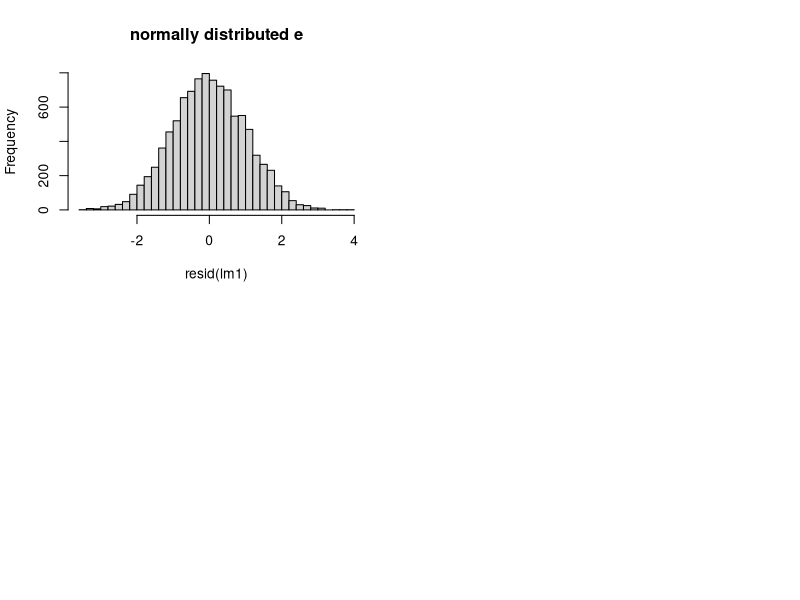

This chart was generated by the following R code: (Note: this script raises an error after producing the figure.)
pdf('Figs/normality.pdf')
par(mfrow=c(2,2))
#--- normality satisfied
x <- rchisq(10000,2) # let it be clear that x need NOT be normally distributed, and neither does y!
y <- x + rnorm(10000)
lm1 <- lm(y ~ x)
hist(resid(lm1), main='normally distributed e', breaks=30)
qqPlot(resid(lm1), main='normally distributed e')

#--- normality violated
x <- rnorm(1000)
y <- x + rchisq(1000,df = 2)
hist(resid(lm1), main='chisq distributed e', breaks=30)
lm1 <- lm(y ~ x)
qqPlot(resid(lm1), main='chisq distributed e')
dev.off()